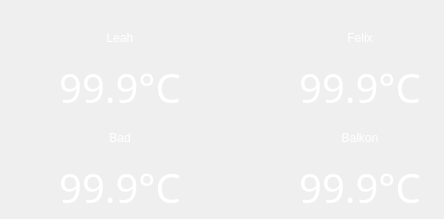
    <widget class="QWidget" name="tabDg">
     <attribute name="title">
      <string>Oben</string>
     </attribute>
     <widget class="QLabel" name="labelTab2Temp1">
      <property name="geometry">
       <rect>
        <x>45</x>
        <y>60</y>
        <width>150</width>
        <height>50</height>
       </rect>
      </property>
      <property name="font">
       <font>
        <family>.SF NS Text</family>
        <pointsize>30</pointsize>
        <weight>50</weight>
        <italic>false</italic>
        <bold>false</bold>
       </font>
      </property>
      <property name="styleSheet">
       <string notr="true">font: 30pt &quot;.SF NS Text&quot;;
color: rgb(255, 255, 255);</string>
      </property>
      <property name="text">
       <string>&lt;html&gt;&lt;head/&gt;&lt;body&gt;&lt;p&gt;&lt;span style=&quot; font-size:30pt;&quot;&gt;99.9°C&lt;/span&gt;&lt;/p&gt;&lt;/body&gt;&lt;/html&gt;</string>
      </property>
      <property name="alignment">
       <set>Qt::AlignCenter</set>
      </property>
     </widget>
     <widget class="QLabel" name="labelTab2Temp1Label">
      <property name="geometry">
       <rect>
        <x>45</x>
        <y>30</y>
        <width>150</width>
        <height>16</height>
       </rect>
      </property>
      <property name="styleSheet">
       <string notr="true">color: rgb(255, 255, 255);</string>
      </property>
      <property name="text">
       <string>Leah</string>
      </property>
      <property name="alignment">
       <set>Qt::AlignCenter</set>
      </property>
     </widget>
     <widget class="QLabel" name="labelTab2Temp2">
      <property name="geometry">
       <rect>
        <x>285</x>
        <y>60</y>
        <width>150</width>
        <height>50</height>
       </rect>
      </property>
      <property name="font">
       <font>
        <family>.SF NS Text</family>
        <pointsize>30</pointsize>
        <weight>50</weight>
        <italic>false</italic>
        <bold>false</bold>
       </font>
      </property>
      <property name="styleSheet">
       <string notr="true">font: 30pt &quot;.SF NS Text&quot;;
color: rgb(255, 255, 255);</string>
      </property>
      <property name="text">
       <string>&lt;html&gt;&lt;head/&gt;&lt;body&gt;&lt;p&gt;&lt;span style=&quot; font-size:30pt;&quot;&gt;99.9°C&lt;/span&gt;&lt;/p&gt;&lt;/body&gt;&lt;/html&gt;</string>
      </property>
      <property name="alignment">
       <set>Qt::AlignCenter</set>
      </property>
     </widget>
     <widget class="QLabel" name="labelTab2Temp3">
      <property name="geometry">
       <rect>
        <x>45</x>
        <y>160</y>
        <width>150</width>
        <height>50</height>
       </rect>
      </property>
      <property name="font">
       <font>
        <family>.SF NS Text</family>
        <pointsize>30</pointsize>
        <weight>50</weight>
        <italic>false</italic>
        <bold>false</bold>
       </font>
      </property>
      <property name="styleSheet">
       <string notr="true">font: 30pt &quot;.SF NS Text&quot;;
color: rgb(255, 255, 255);</string>
      </property>
      <property name="text">
       <string>&lt;html&gt;&lt;head/&gt;&lt;body&gt;&lt;p&gt;&lt;span style=&quot; font-size:30pt;&quot;&gt;99.9°C&lt;/span&gt;&lt;/p&gt;&lt;/body&gt;&lt;/html&gt;</string>
      </property>
      <property name="alignment">
       <set>Qt::AlignCenter</set>
      </property>
     </widget>
     <widget class="QLabel" name="labelTab2Temp4">
      <property name="geometry">
       <rect>
        <x>285</x>
        <y>160</y>
        <width>150</width>
        <height>50</height>
       </rect>
      </property>
      <property name="font">
       <font>
        <family>.SF NS Text</family>
        <pointsize>30</pointsize>
        <weight>50</weight>
        <italic>false</italic>
        <bold>false</bold>
       </font>
      </property>
      <property name="styleSheet">
       <string notr="true">font: 30pt &quot;.SF NS Text&quot;;
color: rgb(255, 255, 255);</string>
      </property>
      <property name="text">
       <string>&lt;html&gt;&lt;head/&gt;&lt;body&gt;&lt;p&gt;&lt;span style=&quot; font-size:30pt;&quot;&gt;99.9°C&lt;/span&gt;&lt;/p&gt;&lt;/body&gt;&lt;/html&gt;</string>
      </property>
      <property name="alignment">
       <set>Qt::AlignCenter</set>
      </property>
     </widget>
     <widget class="QLabel" name="labelTab2Temp2Label">
      <property name="geometry">
       <rect>
        <x>285</x>
        <y>30</y>
        <width>150</width>
        <height>16</height>
       </rect>
      </property>
      <property name="styleSheet">
       <string notr="true">color: rgb(255, 255, 255);</string>
      </property>
      <property name="text">
       <string>Felix</string>
      </property>
      <property name="alignment">
       <set>Qt::AlignCenter</set>
      </property>
     </widget>
     <widget class="QLabel" name="labelTab2Temp3Label">
      <property name="geometry">
       <rect>
        <x>45</x>
        <y>130</y>
        <width>150</width>
        <height>16</height>
       </rect>
      </property>
      <property name="styleSheet">
       <string notr="true">color: rgb(255, 255, 255);</string>
      </property>
      <property name="text">
       <string>Bad</string>
      </property>
      <property name="alignment">
       <set>Qt::AlignCenter</set>
      </property>
     </widget>
     <widget class="QLabel" name="labelTab2Temp4Label">
      <property name="geometry">
       <rect>
        <x>285</x>
        <y>130</y>
        <width>150</width>
        <height>16</height>
       </rect>
      </property>
      <property name="styleSheet">
       <string notr="true">color: rgb(255, 255, 255);</string>
      </property>
      <property name="text">
       <string>Balkon</string>
      </property>
      <property name="alignment">
       <set>Qt::AlignCenter</set>
      </property>
     </widget>
    </widget>
